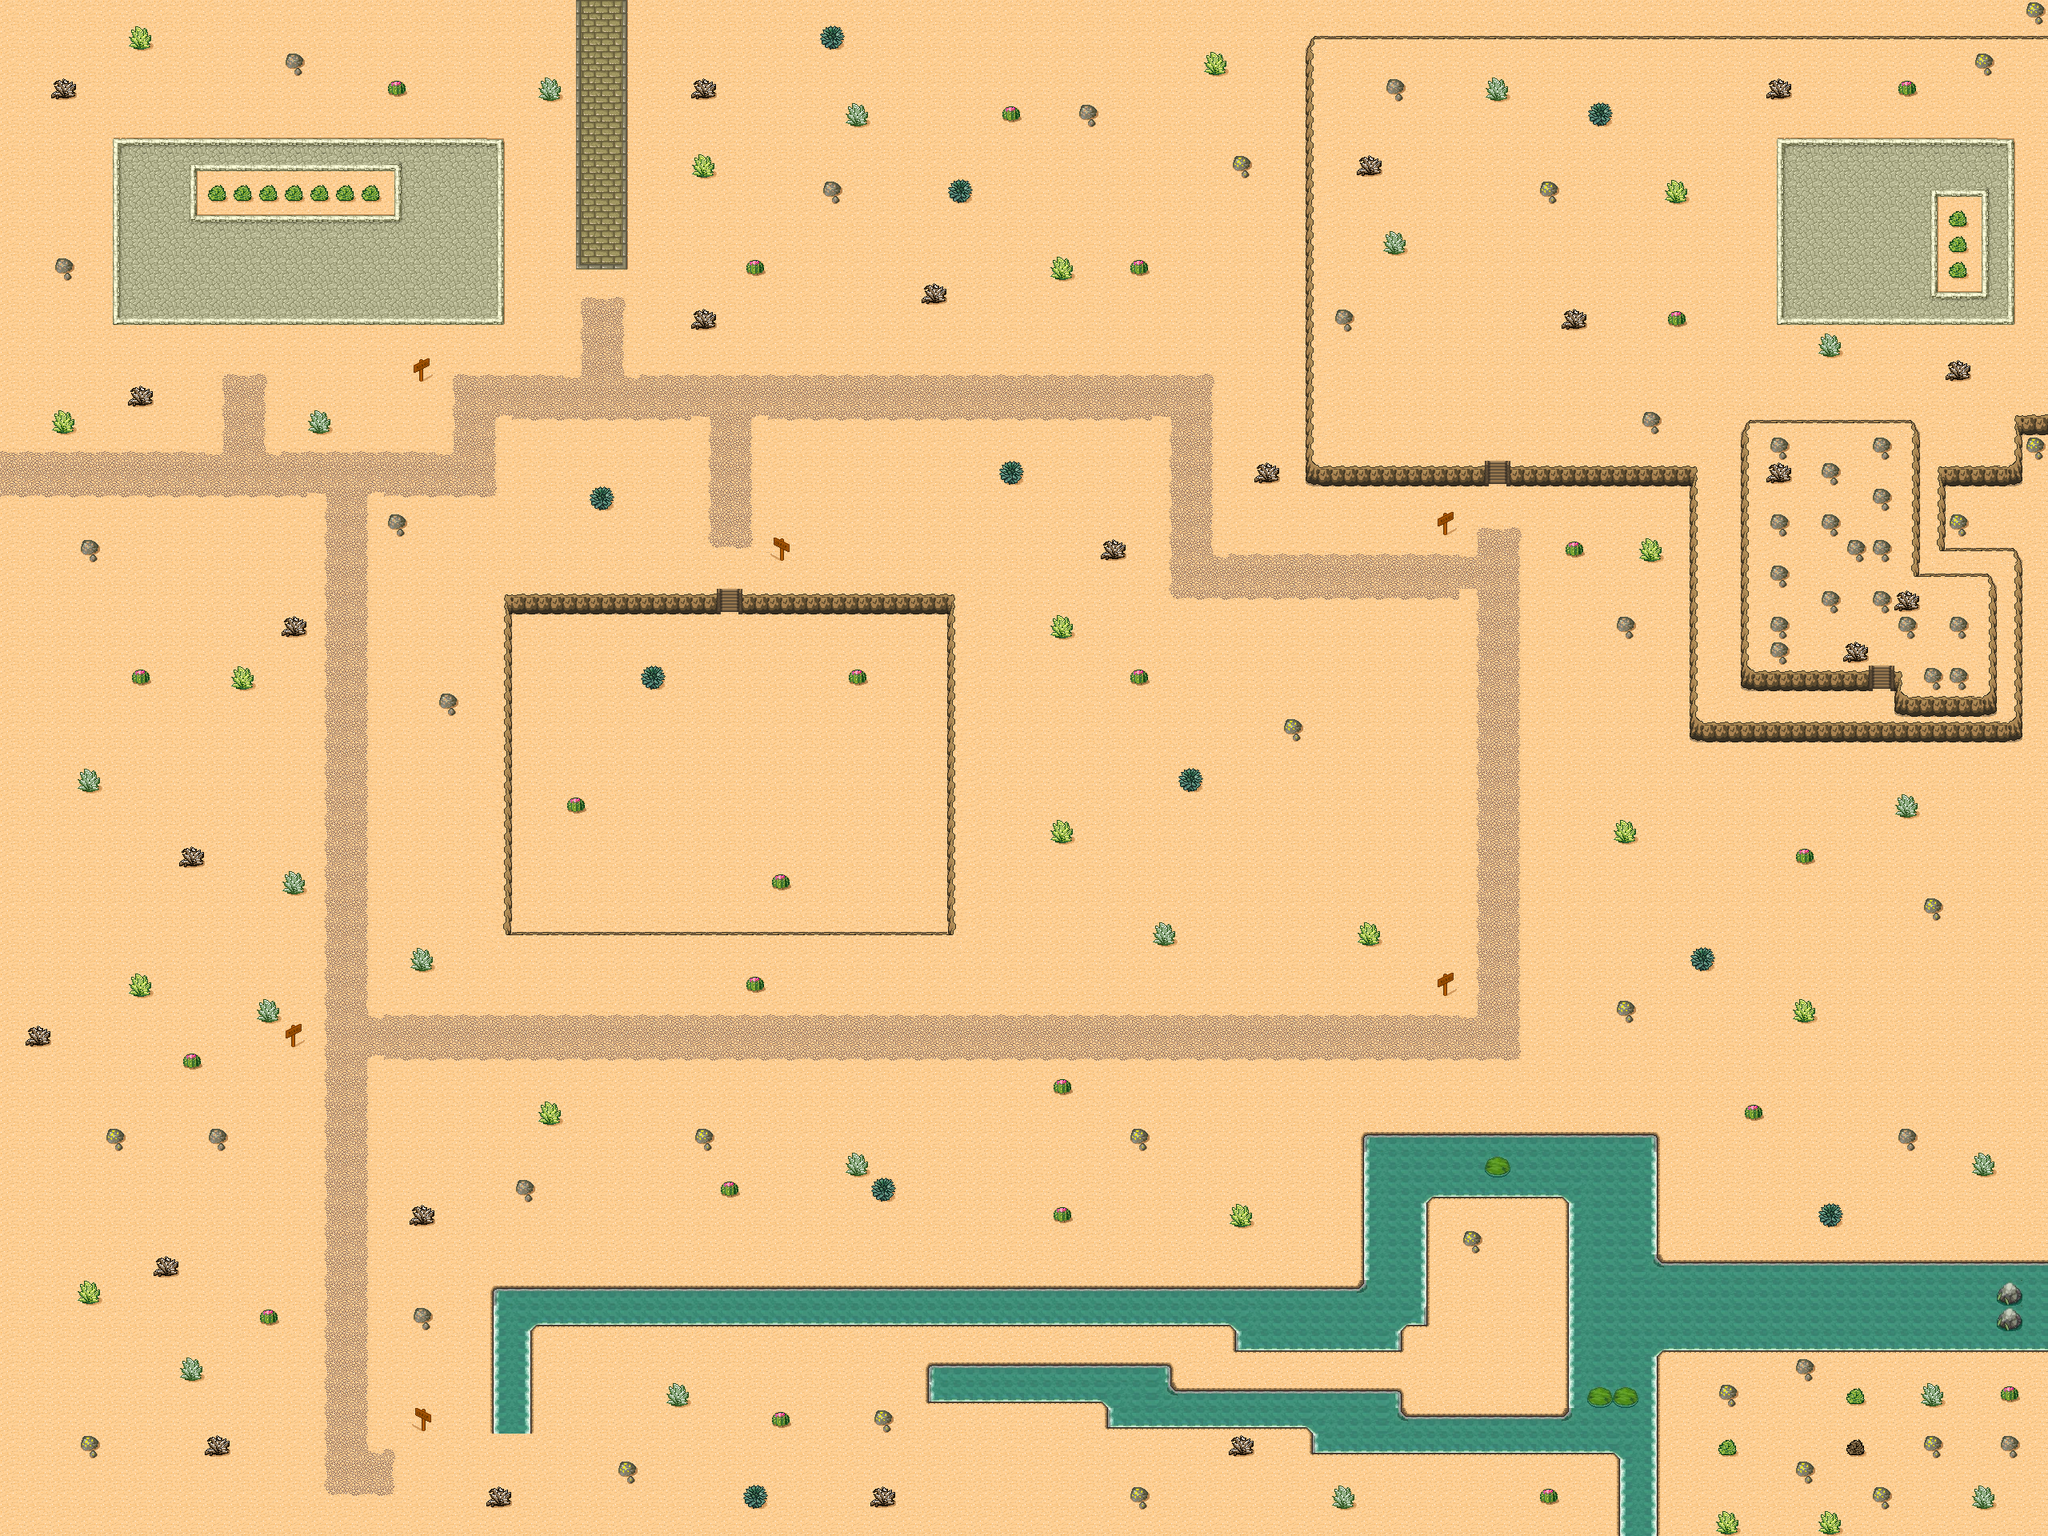

Below is a game level as drawn by its tile map, then a one-line description and the .tmx that defines it (tile-layer data replaced by summaries):
An orthogonal 80x60 tile map with 32x32 px tiles, 4 tile layers (Ground-1, Ground, Ground1, Ground2) and 9 objects.

<map version="1.10" tiledversion="1.11.2" orientation="orthogonal" renderorder="right-down" compressionlevel="0" width="80" height="60" tilewidth="32" tileheight="32" infinite="0" nextlayerid="8" nextobjectid="15">
 <editorsettings>
  <export target="desert.json" format="csv" />
 </editorsettings>
 <tileset firstgid="1" source="desert_biome.tsx" />
 <layer id="5" name="Ground-1" width="80" height="60">
  <data>[4800 cells, 205 non-empty, 4 distinct tile ids]</data>
 </layer>
 <layer id="1" name="Ground" width="80" height="60">
  <properties>
   <property name="groundLvl" type="int" value="0" />
  </properties>
  <data>[4800 cells, 3952 non-empty, 67 distinct tile ids]</data>
 </layer>
 <objectgroup id="6" name="panneau">
  <object id="3" x="977" y="687.5">
   <properties>
    <property name="messageContent" value="ici, la fosse." />
   </properties>
  </object>
  <object id="5" x="527.333" y="461.333">
   <properties>
    <property name="messageContent" value="Bienvenue dans le désert !" />
   </properties>
  </object>
  <object id="6" x="369.333" y="1292.67">
   <properties>
    <property name="messageContent" value="en haut : le village, en bas le cours d'eau." />
   </properties>
  </object>
  <object id="7" x="529.333" y="1776.67">
   <properties>
    <property name="messageContent" value="ici, le cours d'eau" />
   </properties>
  </object>
  <object id="8" x="1807.33" y="655.333">
   <properties>
    <property name="messageContent" value="Ici, la colline du fer." />
   </properties>
  </object>
  <object id="9" x="1805" y="1231.5">
   <properties>
    <property name="messageContent" value="Pour traverser la rivière, passez à gauche." />
   </properties>
  </object>
 </objectgroup>
 <objectgroup id="7" name="stair">
  <object id="10" x="1872.73" y="590.909">
   <properties>
    <property name="up" type="int" value="1" />
   </properties>
  </object>
  <object id="13" x="2352" y="848">
   <properties>
    <property name="up" type="int" value="2" />
   </properties>
  </object>
  <object id="14" x="911.333" y="750.667">
   <properties>
    <property name="up" type="int" value="0" />
   </properties>
  </object>
 </objectgroup>
 <layer id="2" name="Ground1" width="80" height="60">
  <properties>
   <property name="groundLvl" type="int" value="1" />
  </properties>
  <data>[4800 cells, 555 non-empty, 34 distinct tile ids]</data>
 </layer>
 <layer id="3" name="Ground2" width="80" height="60">
  <properties>
   <property name="groundLvl" type="int" value="2" />
  </properties>
  <data>[4800 cells, 88 non-empty, 12 distinct tile ids]</data>
 </layer>
</map>